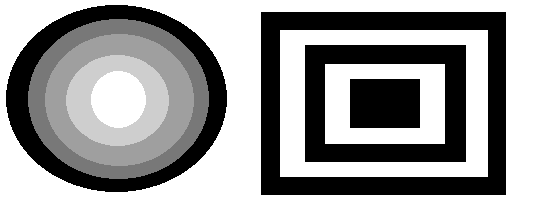
#> input picture 강의자료/[6주차]DIP06_EdgeDetection_Labs/data/circles_rects.png, 544 x 219 px
$ python Eg1_Sobel_cv.py
#> lines starting #> are read from the running program, lines starting #| are printed output that depends on the picture
"""
****  다음 설명문은 Eg1_Sobel_cv.py + Eg1_Sobel_plt.py  두 예제 프로그램에 공통으로 적용된다. ***

1. 개요
    OpenCV 함수 Sobel를 이용하여 에지를 검출한 결과를 출력한다.
    pyplot.imshow()와 cv.imshow() 2가지 방법으로 결과를 출력해 본다.
    1) pyplot.imshow
        1채널, 부동소수 영상은 부호가 있는 수를 표현할 때 매우 편리하다.
            데이터의 범위나 자료형에 영향 받지 않고 최소, 최대를 구해 자체 정규화하여 출력한다.
        cmap 파라미터의 설정에 따라 여러 color map을 활용한 영상 출력을 시도할 수 있다.
        cv.imshow() 처럼 흑백 모노 그레이로 표현하려면 cmap='gray'로 설정하여야 한다.
        그렇지 않으면 default pseudo color map이 선택되어 칼라로 1채널 영상이 출력된다.
        - 개인적으로 따로 공부하기 바람.
    2) cv.imshow() 함수의 출력 범위
       부동소수 데이터: 0~1의 값만 출력한다. 음수는 0으로 간주하고 1을 넘는 값은 1로 간주한다.
       정수형 데이터: 0~255만 출력한다. signed int도 unsigned number로 간주한다.
       부동소수 혹은 unit8만 받아들인다.
       uint8이면 연산 중 발생한 8비트를 넘거나 음의 정수도 모두 하위 8비트만 취하여 출력한다.


2. 다음 내용을 숙지했는지 점검하기 바람
    1) cv.Sobel() 함수의 기본 사용법을 숙지한다.
    2) 에지 정보의 범위와 부호의 의미를 이해한다.
    3) 에지 정보를 선택적(부호, 범위)으로 화면에 pyplot.imshow()와 cv.imshow() 2가지 방법을 사용하여 출력할 수 있다.

3. 주요 함수
    dst = cv.Sobel(src, ddepth, dx, dy[, dst[, ksize[, scale[, delta[, borderType]]]]])
        src: input image.
        dst: output image of the same size and the same number of channels as src.
        ddepth:	output image depth, see combinations
        dx: order of the derivative x.
        dy:	order of the derivative y.
        scale: optional scale factor for the computed derivative values; by default, no scaling is applied (see getDerivKernels for details).
        delta: optional delta value that is added to the results prior to storing them in dst.
        borderType: pixel extrapolation method, see BorderTypes


4. 점검 사항
    실험 1의 질문에 답하시오.
    소벨 x, y축 에지 검출 결과를 합산해서 출력하여 보자.
    주의 사항 - 각 연산 결과에는 음수가 포함되어 있음. 절대 값을 붙이는 등의 절차가 필요함.

5. 미션

6. 참고
    출처 : https://docs.opencv.org/3.4.3/d5/d0f/tutorial_py_gradients.html


"""


import numpy as np
import cv2 as cv
from matplotlib import pyplot as plt

"""
# np.clip() 함수 연습
# https://docs.scipy.org/doc/numpy/reference/generated/numpy.clip.html
a = np.arange(10)   # [0 1 2 3 4 5 6 7 8 9]
print(a)
b = np.clip(a, 2, 7)
print(a)            # [0 1 2 3 4 5 6 7 8 9]
print(b)            # [2 2 2 3 4 5 6 7 7 7]
np.clip(a, 1, 6, out=b)
print(b)            # [1 1 2 3 4 5 6 6 6 6]
print(a)     # [0 1 2 3 4 5 6 7 8 9]
d = np.clip(a, [3,4,1,1,1,4,4,4,4,4], 8)
# a의 원소가 8보다 작을 때 앞의 list보다 작으면 리스트의 값. 그렇지 않으면 원래 원소 값.
# a의 원소가 8보다 크거나 같으면 8로 바꾼다.
print(d)    # [3 4 2 3 4 5 6 7 8 8]
print(a)    # [0 1 2 3 4 5 6 7 8 9]
exit(0)
"""


# ----------------------------------------------------------------------------------------------------------------------
# 공통 부분 - 영상이 존재하는 폴더와 파일 이름을 지정하고 파일 읽기
# 다음 사례를 활용하여 영상 파일이 있는 폴더를 적절히 지정하시오.
# ----------------------------------------------------------------------------------------------------------------------
#Path = 'd:\Work\StudyImages\Images\\'       # \\ 오류 발생 방지. \만 쓰면 오류.
Path = './data/'
# [4 lines of commented-out code are left out]
Name = 'lenna.tif'
Name = 'circles_rects.png'


FullName = Path + Name

img = cv.imread(FullName, 0)                # 주의 !!! 모노 영상. 에지 영상은 그레이 영상에 대해 적용하는 것이 의미가 있음.
#> img is the input picture: shape (219, 544); min 0, max 255, mean 159.8
print("input image: type(img)=", type(img), " img.dtype=", img.dtype, "img.shape=", img.shape)
#| input image: type(img)= <class 'numpy.ndarray'>  img.dtype= uint8 img.shape= (219, 544)

# assert condition, message  : condition이 false이면  message 출력하면서 AssertError 발생.
assert img is not None, 'No image file....!'  # 입력 영상을 제대로 읽어오지 못하여 NULL을 반환.


#"""
# ======================================================================================================================
# OpenCV의 imshow()를 이용한 처리 결과 보이기
# cv.Sobel() 함수를 이용해 소벨 필터링을 행한다.
# 에지의 방향 및 부호를 관찰한다.
#   *** imshow() 함수의 출력 범위
#        부동소수 데이터: 0~1의 값만 출력한다. - 값은 0으로 간주하고 1을 넘는 값은 1로 간주한다.
#        정수형 데이터: 0~255만 출력한다. signed int도 unsigned number로 간주한다. 255를 넘는 값은 255로 간주한다.
# ======================================================================================================================

# ----------------------------------------------------------------------------------------------------------------------
# 단계 1: 원본 영상을 보인다.
img = img/255       # 영상을 0~1의 부동소수로 만드는 것이 처리에 효울적이다.
print(f"step 1: img.dtype={img.dtype}, np.max(img)={np.max(img):#5.2f}, np.min(img)={np.min(img):#5.2f}")
#| step 1: img.dtype=float64, np.max(img)= 1.00, np.min(img)= 0.00
cv.imshow('1. Original', img)
# ----------------------------------------------------------------------------------------------------------------------

# ----------------------------------------------------------------------------------------------------------------------
# 단계 2: Sobel() 함수로 x방향의 소벨 미분을 행하고, 값의 범위를 관찰한 후 그 결과를 출력한다.
#   dst=cv.Sobel(src, ddepth, dx, dy[, dst[, ksize[, scale[, delta[, borderType]]]]]
#   출력결과의 데이터 타입은 음수를 포함할 수 있어야 한다. src가 uint8이라면 ddepth=-1은 안된다.
# 아래 1)~3)이 모두 x축 방향으로의 발생한 에지를 구한다.
# ----------------------------------------------------------------------------------------------------------------------

k = 3     # 커널 크기
# 1) 사용가능. x축 에지. dx=1, dy=0: x방향으로만 미분함을 의미한다.
# 출력결과는 CV_64F 부동소수이다.
sobelx = cv.Sobel(img, cv.CV_64F, 1, 0, ksize=k)
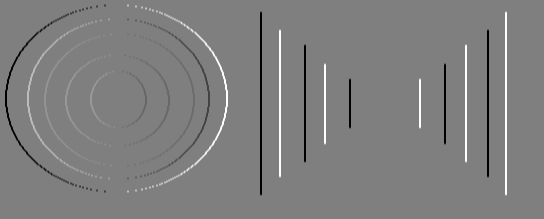
#> sobelx: shape (219, 544) float64; min -4, max 4, mean -5.96e-20; drawn with min black and max white

# 2) 사용가능. 위와 같은 동작. keyword를 지정하면 순서를 바꾸어도 상관 없다.
#sobelx = cv.Sobel(img, cv.CV_64F, dy=0, dx=1, ksize=k)

# 3) 사용가능. 아래는 ddept=-1이므로 img의 데이터 형에 따른다.
# 주의: 만약 img가 uint8 타입이라면 결과가 음수를 담을 수 없으므로 -1을 사용하면 안된다.
#       -1은 src와 같은 데이터 타입의 결과를 만들어 낸다.
#sobelx = cv.Sobel(img, -1, dy=0, dx=1, ksize=k)

# 소벨 값의 범위를 알아본다.
print(f'step 2.1 sobelx range: {np.min(sobelx):#.2f} < sobelx < {np.max(sobelx):#.2f}')
#| step 2.1 sobelx range: -4.00 < sobelx < 4.00

#sobelx /= np.max(sobelx)
cv.imshow('2a. sobel in x ', sobelx)
cv.waitKey()


# + 성분만 출력해 본다. 이 결과가 (2a)의 출력 결과와 같다.
# imshow()는 -성분은 값은 0으로 간주하고, +만 출력한다는 사실을 알 수 있다.
plus_compX = sobelx * (sobelx > 0)      # (sobelx > 0)는 논리 연산. 1과 0으로 된 어레이를 반환한다.
cv.imshow('2b. sobel in x, + only ', plus_compX)

# - 성분만 출력. imshow()는 +만 출력가능하므로 -성분을 추려 부호를 +로 바꾸어 출력함.
minus_compX = -sobelx * (sobelx < 0)
cv.imshow('2c. sobel in x, - only ', minus_compX)
cv.waitKey()

# 1) p_m: (+ 성분) + (- 성분을 +로 바꾼 성분)
# 2) np.abs(sobelx)는 sobelx의 음수와 양수를 모두 양수로 바꾸는 연산이다.
# 위 1)과 2)의 같은 값이라는 것을 그림과 원소값 비교로 확인해 본다.
p_m = plus_compX + minus_compX
cv.imshow('2d. sobel in x: (+) + (-)', p_m)
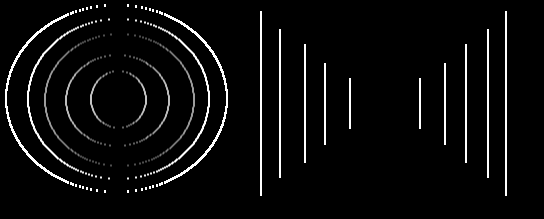
#> window '2d. sobel in x: (+) + (-)': shape (219, 544); min 0, max 255, mean 11.5
cv.imshow('2e. abs(sobel) in x ', np.abs(sobelx))
print('step 2.2: ', np.array_equal(p_m, np.abs(sobelx)))
#| step 2.2:  True
# step 2.2:  True   # 두 어레이의 모든 원소의 값들이 각각 서로 같다.

cv.waitKey()
cv.destroyAllWindows()


# x축에 대한 분석과 중복되므로 출력은 가급적 생략한다.
# ----------------------------------------------------------------------------------------------------------------------
# 단계 3: y 방향에 대해 단계 2와 같은 동작을 수행한다.
# y방향의 소벨 미분을 행하고, 값의 범위를 관찰한 후 그 미분 결과를 출력한다.
# ----------------------------------------------------------------------------------------------------------------------
sobely = cv.Sobel(img, cv.CV_64F, 0, 1, ksize=k)    # y축 에지. dx=0, dy=1: y방향으로만 미분함을 의미한다.
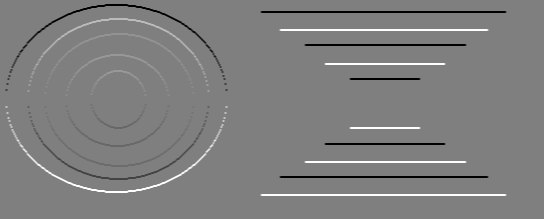
#> sobely: shape (219, 544) float64; min -4, max 4, mean 0; drawn with min black and max white

# 소벨 값의 범위를 알아본다.
print(f'step 3.1 sobely range: {np.min(sobely):#5.2f} < sobely < {np.max(sobely):#5.2f}')
#| step 3.1 sobely range: -4.00 < sobely <  4.00

#cv.imshow('3a. sobel in y ', sobely)
plus_compY = sobely * (sobely > 0)
cv.imshow('3b. sobel in y, + only ', plus_compY)     # + 성분만 출력

minus_compY = -sobely * (sobely < 0)
cv.imshow('3c. sobel in y, - only ', minus_compY)     # - 성분만 출력. -성분을 추려 부호를 +로 바꾸어 출력함.

p_m = plus_compY + minus_compY
cv.imshow('3d. sobel in y: |+| + |-| ', p_m)     # + 성분과 - 성분을 모두 출력
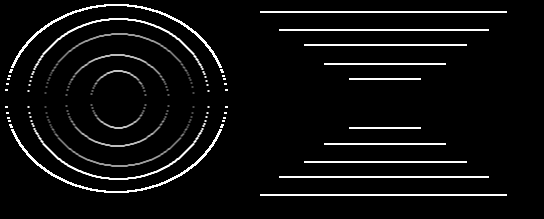
#> window '3d. sobel in y: |+| + |-| ': shape (219, 544); min 0, max 255, mean 14
#cv.imshow('3e. abs(sobel) in y ', np.abs(sobely))
print('step 3.2: ', np.array_equal(p_m, np.abs(sobely)))        # step 3.2:  True
#| step 3.2:  True
cv.waitKey()
cv.destroyAllWindows()


# ----------------------------------------------------------------------------------------------------------------------
# 단계 4: x, y방향의 소벨 미분을 합산한 결과를 출력한다.
# 질문:
#   아래 4a와 4b의 차이점은 무엇일까? 둘다 x축 미분과 y 축 미분을 더한 것인데...
# ----------------------------------------------------------------------------------------------------------------------
cv.imshow('4a. Wrong!: sobelx+sobely', sobelx+sobely)      # 잘못된 방법. x축, y축 부호가 다를 경우 상쇄된다.
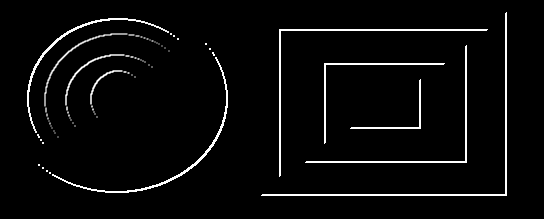
#> window '4a. Wrong!: sobelx+sobely': shape (219, 544); min 0, max 255, mean 9.6

abs_sobel_both = np.abs(sobelx)+np.abs(sobely)      # 올바른 방법
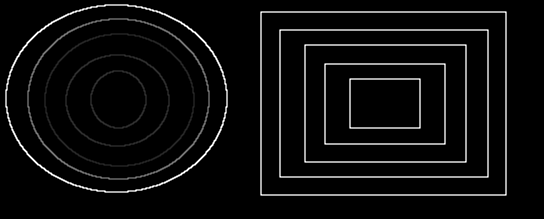
#> abs_sobel_both: shape (219, 544) float64; min 0, max 6, mean 0.275; drawn with min black and max white
cv.imshow('4b. Good!: np.abs(sobelx)+np.abs(sobely)', abs_sobel_both)
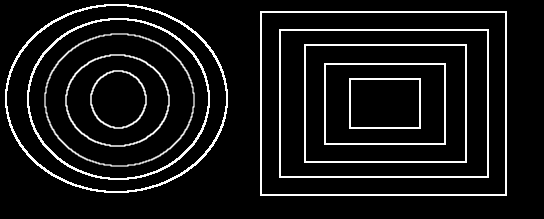
#> window '4b. Good!: np.abs(sobelx)+np.a': shape (219, 544); min 0, max 255, mean 21.5

# 최대 값이 1이 되도록 정규화. 해도 되지만 그다지 큰 의미는 없다.
# 일부로 강조해서 관찰하는 것이 필요한 경우도 있다.
n_sbl = abs_sobel_both / np.max(abs_sobel_both)
cv.imshow('4c. normalized absolute sobel_both', n_sbl)

#sobelxy = cv.Sobel(img, cv.CV_64F, dx=1, dy=1, ksize=1)     # 이것은 2차 미분 필터를 사용한다.
#cv.imshow('4c. sobelxy', 3* np.abs(sobelxy))
cv.waitKey()
cv.destroyAllWindows()


"""
# 아래 기능은 plt.show()가 내부에서 자동으로 처리해 주기 때문에 생략하기로 한다.
# 여기서는 CV에서 plt.show()의 자동 정규화를 흉내본 것이다.
# ----------------------------------------------------------------------------------------------------------------------
# 단계 5: 소벨값 0을 0.5로.. -최소값은 0으로 +최대값은 1로 정규화를 행한다.
# 즉, 에지 성분이 없으면 128의 화소 값을 갖고, 음수의 에지값은 0~127까지, 양수의 에지값은 129~255까지의 범위를 갖게 표현해 본다.
# 어두울 수로 -값이 강한 에지이고, 밝을 수록 +에지 값이 강한 것으로 이해할 수 있다.
# ----------------------------------------------------------------------------------------------------------------------

# 1) x축 방향 에지 관찰

# 정규화. 0.5 ~ 1.0
nor_plus_compX = 0.5 * plus_compX / np.max(plus_compX)

# 정규화. 0~0.5
nor_minus_compX = 0.5 - 0.5 * minus_compX / np.max(minus_compX)
cv.imshow('5.1 sobelx in half tone', nor_plus_compX + nor_minus_compX)

# + 성분만 출력
cv.imshow('2b. sobel in x, + only ', plus_compX)

# - 성분만 출력. -성분을 추려 부호를 +로 바꾸어 출력함.
cv.imshow('2c. sobel in x, - only ', minus_compX)

cv.waitKey()
cv.destroyAllWindows()

# 2) y축 방향 에지 관찰
nor_plus_compY = 0.5 * plus_compY / np.max(plus_compY)     # 정규화. 0.5 ~ 1.0
nor_minus_compY = 0.5 - 0.5 * minus_compY / np.max(minus_compY)     # 정규화. 0~0.5
cv.imshow('5.2 sobely in half tone', nor_plus_compY + nor_minus_compY)
cv.imshow('3b. sobel in y, + only ', plus_compY)     # + 성분만 출력
cv.imshow('3c. sobel in y, - only ', minus_compY)     # - 성분만 출력. -성분을 추려 부호를 +로 바꾸어 출력함.

cv.waitKey()
exit(0)
"""


"""
# 기록용: 분석할 필요 없음....
# 아래의 파일 비교에 의한 두 어레이의 영상 내용 비교가 적절치 않은 이유를 설명하시오...??
def compare2array():
    cv.imwrite('2a.png', sobelx)
    cv.imwrite('2b.png', np.abs(sobelx))
    img_2a = cv.imread('2a.png')
    img_2b = cv.imread('2b.png')
    print(np.max(img_2a), np.max(img_2b))       # 이런 값이 나온 배경을 추론하여 설명하시오.
    print(np.min(img_2a), np.min(img_2b))
    cv.imshow("difference", 100 * np.abs(img_2a-img_2b))
    print(np.array_equal(img_2a, img_2b ))          # 다름. false
#compare2array(); cv.waitKey(); exit(0)


"""

$ run again, with 강의자료/[6주차]DIP06_EdgeDetection_Labs/data/graphicShapes.png copied over 강의자료/[6주차]DIP06_EdgeDetection_Labs/data/circles_rects.png
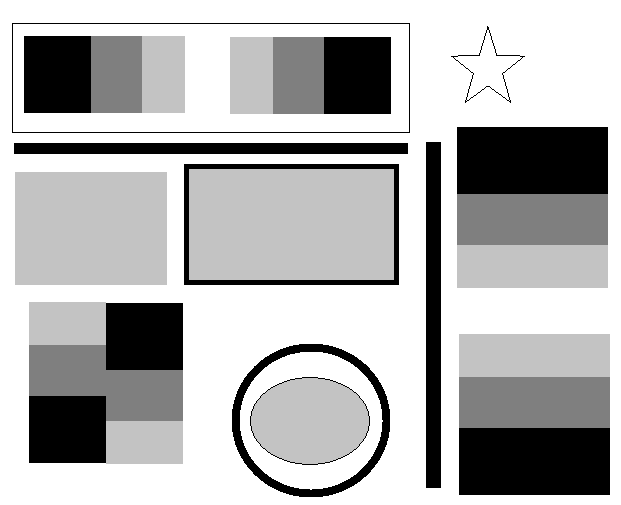
#> input picture 강의자료/[6주차]DIP06_EdgeDetection_Labs/data/graphicShapes.png, 621 x 505 px
#> img is the input picture: shape (505, 621); min 0, max 255, mean 180.2
#| input image: type(img)= <class 'numpy.ndarray'>  img.dtype= uint8 img.shape= (505, 621)
#| step 1: img.dtype=float64, np.max(img)= 1.00, np.min(img)= 0.00
#| step 2.1 sobelx range: -4.00 < sobelx < 4.00
#| step 2.2:  True
#> `sobely = cv.Sobel(img, cv.CV_64F, 0, 1, ksize=k)`:
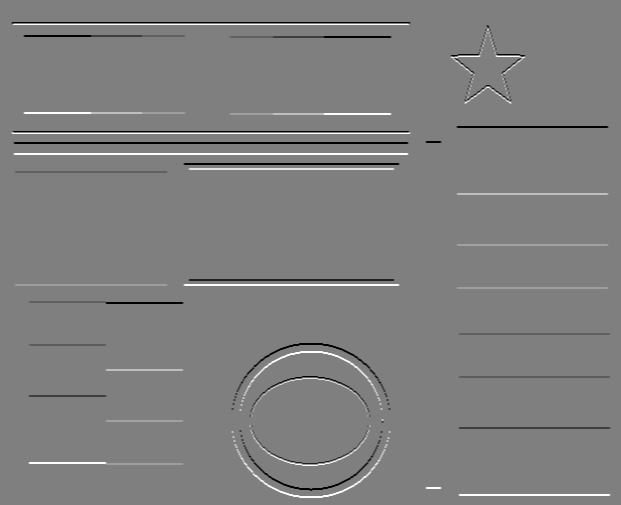
#> sobely: shape (505, 621) float64; min -4, max 4, mean -1.45e-18; drawn with min black and max white
#| step 3.1 sobely range: -4.00 < sobely <  4.00
#| step 3.2:  True
#> `cv.imshow('4b. Good!: np.abs(sobelx)+np.abs(sobely)', abs_sobel_both)`:
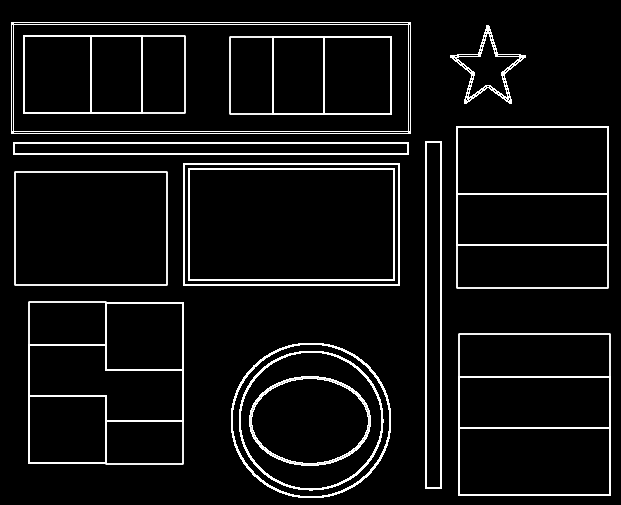
#> window '4b. Good!: np.abs(sobelx)+np.a': shape (505, 621); min 0, max 255, mean 17.2

$ run again, with 강의자료/[6주차]DIP06_EdgeDetection_Labs/data/col_bar.png copied over 강의자료/[6주차]DIP06_EdgeDetection_Labs/data/circles_rects.png
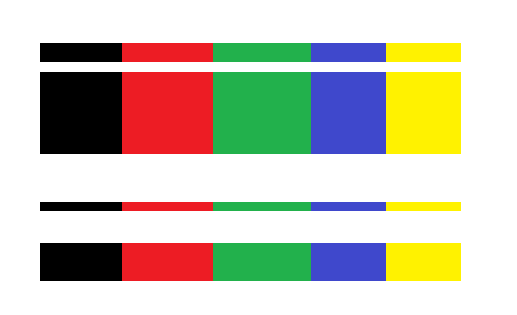
#> input picture 강의자료/[6주차]DIP06_EdgeDetection_Labs/data/col_bar.png, 517 x 315 px
#| input image: type(img)= <class 'numpy.ndarray'>  img.dtype= uint8 img.shape= (315, 517)
#| step 1: img.dtype=float64, np.max(img)= 1.00, np.min(img)= 0.00
#| step 2.1 sobelx range: -4.00 < sobelx < 2.16
#| step 2.2:  True
#> `sobely = cv.Sobel(img, cv.CV_64F, 0, 1, ksize=k)`:
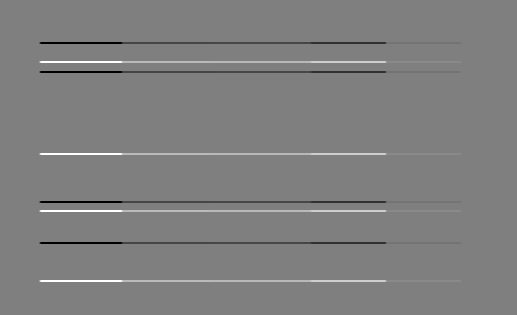
#> sobely: shape (315, 517) float64; min -4, max 4, mean 1.4e-18; drawn with min black and max white
#| step 3.1 sobely range: -4.00 < sobely <  4.00
#| step 3.2:  True
#> `cv.imshow('4b. Good!: np.abs(sobelx)+np.abs(sobely)', abs_sobel_both)`:
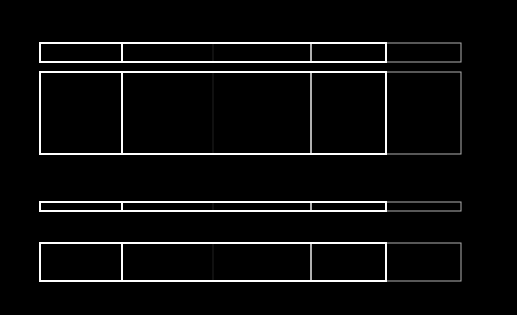
#> window '4b. Good!: np.abs(sobelx)+np.a': shape (315, 517); min 0, max 255, mean 11.2
